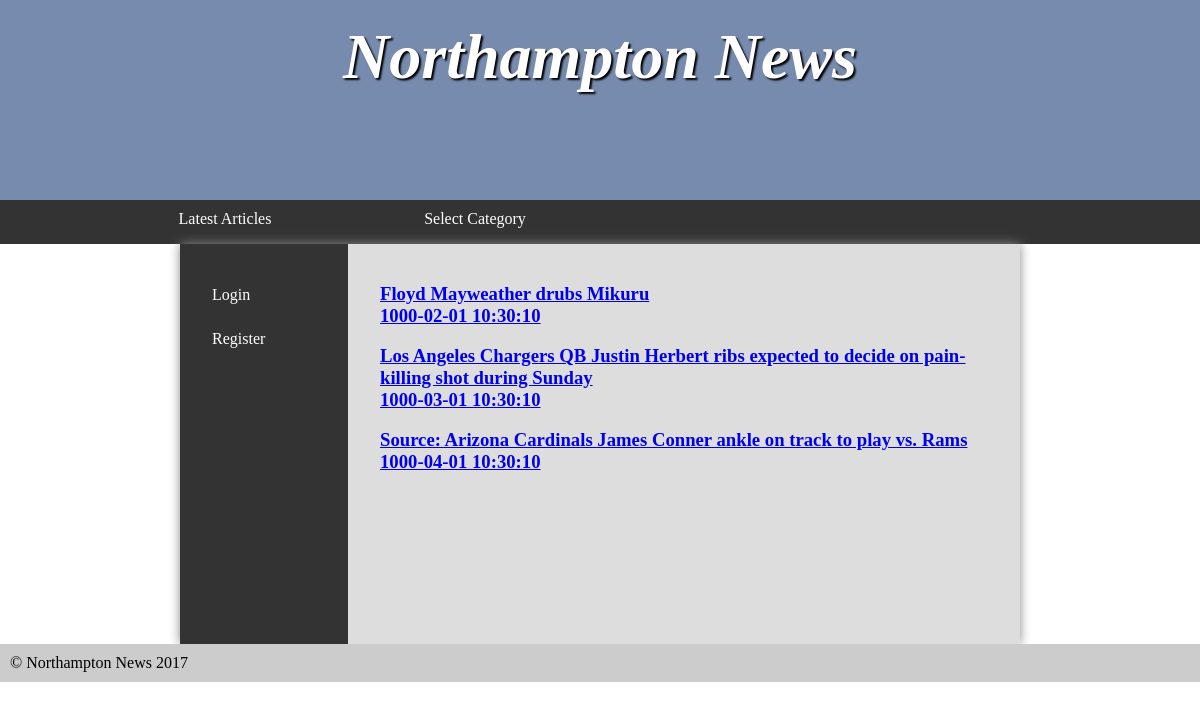
Screenshot of /index.php?show=basedCategory&id=1001 with the database file from the repository.
### tables this page shows
CREATE TABLE article(

    id INT(5) NOT NULL auto_increment,
    title VARCHAR(255) NOT NULL,
    content VARCHAR(255) NOT NULL,
    categoryId INT(5) NOT NULL,
    publishDate DATETIME NOT NULL,
    PRIMARY KEY (id),
    FOREIGN KEY (categoryId) REFERENCES category(id)
);

### index.php (the view, shortened to what this page needs)
<?php
	require 'dbConnection.php';
?>
<!DOCTYPE html>
<html>
	<head>
		<link rel="stylesheet" href="styles.css"/>
	</head>
	<body>
		<header>
			<section>
				<h1>Northampton News</h1>
			</section>
		</header>
		<nav>
			<ul>
				<li><a href="index.php?show=latestArticle">Latest Articles</a></li>
				<li><a href="#">Select Category</a>
				</li>
			</ul>
		</nav>
		<main>
			<nav>
				<ul>
					<?php
						if(!isset($_SESSION['username'])){
							echo '<li><a href="index.php?show=loginPage">Login</a></li>
							<li><a href="index.php?show=regPage">Register</a></li>';
						}
						else{
							echo '<li><a href="logout.php?from=index">Logout</a></li>';
						}
					?>
				</ul>
			</nav>
			<article>
				<?php
				if(isset($_GET['show'])){
					if($_GET['show'] == 'basedCategory'){
						require 'category.php';
					}
				}
				else{
					echo latestArticle($pdo);
				}
				?>
			</article>
		</main>
		<footer>
			&copy; Northampton News 2017
		</footer>
	</body>
</html>

### category.php
<?php
    function categoryArticle($pdo, $id){
        $latestArticleQuery = "SELECT * FROM article WHERE categoryId = $id";
        $latestArticle = $pdo->query($latestArticleQuery);
        $articleList = "";
        foreach($latestArticle as $articleData){
            $articleList .= '<h3><a class="articleLink"  href = "index.php?show=complete&articleId='.$articleData['id'].'">'.$articleData['title'] . '<br>' . $articleData['publishDate'] .'</a></h3>' . '<br>';
        }
            return $articleList;
    }
    echo categoryArticle($pdo, (int)$_GET['id']);
?>

### styles.css (style rules this page uses)
* { margin: 0; padding: 0; }
html { font-family: 'Oxygen-Regular', times, verdana, sans-serif; }
body { background-color: #fff; }
header { background-color: #778baf ; color: white; height: 200px; }
nav { width: 100%; background-color: #333; overflow: auto; }
nav ul { width: 1000px; margin: auto; display: block; list-style-type: none; }
nav ul li { width: 25%; float: left; overflow: auto; text-align: center; }
nav a { color: white; padding-top: 10px; display: block; text-decoration: none; }
header section { display: block; }
header h1 { font-weight: bold; font-style: italic; }
h1 { font-size:4em; color: white; text-align: center; padding-top: 20px; text-shadow: 2px 2px 2px #000; }
main { min-height: 50vh; background-color: #ddd; width: 70vw; display: block; margin: auto; box-shadow: 0px 0px 10px #888; color:#444; }
p, li, h2 { margin-bottom: 1em; }
footer { background-color: #ccc; padding: 10px; }
ul { margin-left: 2em; }
main { display: table; }
main > article { display: table-cell; padding: 2em; }
main > nav { display: table-cell; width: 20%; padding: 2em; }
main > nav li { float: none; width: auto; text-align: left; }
main > nav ul { width: auto; }

### rows the page displays
article: title "Floyd Mayweather drubs Mikuru", publishDate "1000-02-01 10:30:10"
article: title "Los Angeles Chargers QB Justin Herbert ribs expected to decide on pain-killing shot during Sunday", publishDate "1000-03-01 10:30:10"
article: title "Source: Arizona Cardinals James Conner ankle on track to play vs. Rams", publishDate "1000-04-01 10:30:10"
